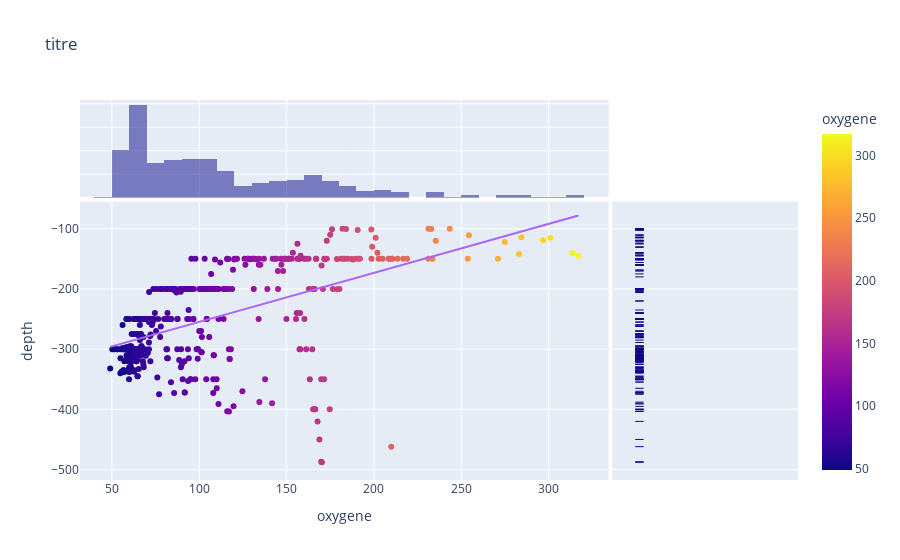

The notebook cell this image was saved under:
### Code cell
fig = px.scatter(df, x = 'oxygene', y = 'depth', color="oxygene", height=800, marginal_x="histogram", marginal_y="rug", trendline="ols",title='titre')
fig.show()
fig.write_html("scatter_oxygene.html")

### Figure 1 — Plotly figure (JSON) as saved in the notebook; plotly's stock layout.template omitted (floating-point values rounded to 4 significant figures; data arrays with more than 128 entries replaced by an {"elided": "..."} marker saying what was removed)
{"data": [{"hovertemplate": "oxygene=%{marker.color}<br>depth=%{y}<extra></extra>", "legendgroup": "", "marker": {"color": {"elided": "460 float values"}, "coloraxis": "coloraxis", "symbol": "circle"}, "mode": "markers", "name": "", "orientation": "v", "showlegend": false, "type": "scatter", "x": {"elided": "460 float values"}, "xaxis": "x", "y": {"elided": "460 float values"}, "yaxis": "y"}, {"alignmentgroup": "True", "bingroup": "x", "hovertemplate": "oxygene=%{x}<br>count=%{y}<extra></extra>", "legendgroup": "", "marker": {"color": "#0d0887"}, "name": "", "offsetgroup": "", "opacity": 0.5, "showlegend": false, "type": "histogram", "x": {"elided": "460 float values"}, "xaxis": "x3", "yaxis": "y3"}, {"alignmentgroup": "True", "boxpoints": "all", "fillcolor": "rgba(255,255,255,0)", "hoveron": "points", "hovertemplate": "depth=%{y}<extra></extra>", "jitter": 0, "legendgroup": "", "line": {"color": "rgba(255,255,255,0)"}, "marker": {"color": "#0d0887", "symbol": "line-ew-open"}, "name": "", "offsetgroup": "", "showlegend": false, "type": "box", "xaxis": "x2", "y": {"elided": "460 float values"}, "yaxis": "y2"}, {"hovertemplate": "<b>OLS trendline</b><br>depth = 0.813826 * oxygene + -336.136<br>R<sup>2</sup>=0.299848<br><br>oxygene=%{x}<br>depth=%{y} <b>(trend)</b><extra></extra>", "legendgroup": "", "marker": {"symbol": "circle"}, "mode": "lines", "name": "", "showlegend": false, "type": "scatter", "x": {"elided": "401 float values"}, "xaxis": "x", "y": {"elided": "401 float values"}, "yaxis": "y"}], "layout": {"autosize": true, "barmode": "overlay", "coloraxis": {"colorbar": {"title": {"text": "oxygene"}}, "colorscale": [[0, "#0d0887"], [0.1111, "#46039f"], [0.2222, "#7201a8"], [0.3333, "#9c179e"], [0.4444, "#bd3786"], [0.5556, "#d8576b"], [0.6667, "#ed7953"], [0.7778, "#fb9f3a"], [0.8889, "#fdca26"], [1, "#f0f921"]]}, "legend": {"tracegroupgap": 0}, "title": {"text": "titre"}, "xaxis": {"anchor": "y", "autorange": true, "domain": [0, 0.7363], "range": [32.23, 333.9], "title": {"text": "oxygene"}, "type": "linear"}, "xaxis2": {"anchor": "y2", "autorange": true, "domain": [0.7413, 1], "matches": "x2", "range": [-0.5129, 0.5], "showgrid": false, "showline": false, "showticklabels": false, "ticks": "", "type": "category"}, "xaxis3": {"anchor": "y3", "autorange": true, "domain": [0, 0.7363], "matches": "x", "range": [32.23, 333.9], "showgrid": true, "showticklabels": false, "type": "linear"}, "xaxis4": {"anchor": "y4", "domain": [0.7413, 1], "matches": "x2", "showgrid": false, "showline": false, "showticklabels": false, "ticks": ""}, "yaxis": {"anchor": "x", "autorange": true, "domain": [0, 0.7326], "range": [-514.8, -55.09], "title": {"text": "depth"}, "type": "linear"}, "yaxis2": {"anchor": "x2", "autorange": true, "domain": [0, 0.7326], "matches": "y", "range": [-514.8, -55.09], "showgrid": true, "showticklabels": false, "type": "linear"}, "yaxis3": {"anchor": "x3", "autorange": true, "domain": [0.7426, 1], "matches": "y3", "range": [0, 83.16], "showgrid": true, "showline": false, "showticklabels": false, "ticks": ""}, "yaxis4": {"anchor": "x4", "domain": [0.7426, 1], "matches": "y3", "showgrid": true, "showline": false, "showticklabels": false, "ticks": ""}}}
